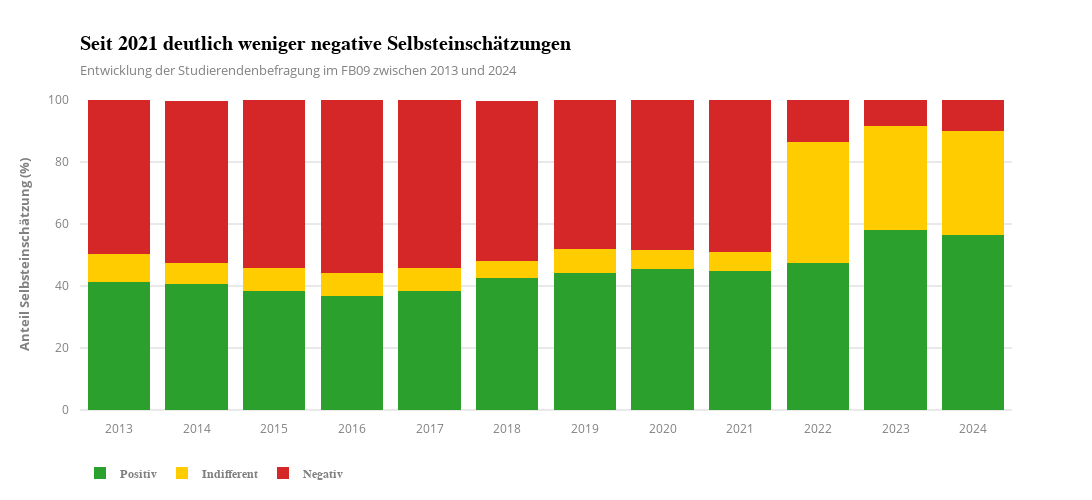

The notebook cell saved with this chart:
### Code cell
# Prepare data for stacked bar plot
df_leistung_melted = df_leistung.melt(
    id_vars="Jahr",
    var_name="Einschätzung",
    value_name="Prozent"
)

# Define color mapping
color_map = {
    "Positiv": "#2ca02c",        # Grün
    "Indifferent": "#ffcc00",    # Gelb
    "Negativ": "#d62728"         # Rot
}

# Mapping for shorter category names
label_map = {
    "Gewichteter Positiv (%)": "Positiv",
    "Gewichteter Indifferent (%)": "Indifferent",
    "Gewichteter Negativ (%)": "Negativ"
}

# Apply label mapping
df_leistung_melted["Einschätzung"] = df_leistung_melted["Einschätzung"].map(label_map)

# Create stacked bar chart
fig = px.bar(
    df_leistung_melted,
    x="Jahr",
    y="Prozent",
    color="Einschätzung",
    barmode="stack",
    title="Seit 2021 deutlich weniger negative Selbsteinschätzungen",
    subtitle="Entwicklung der Studierendenbefragung im FB09 zwischen 2013 und 2024",
    color_discrete_map=color_map,
    template="infoviz"
)

# Layout configuration
fig.update_layout(
    yaxis=dict(range=[0, 100], title="Anteil Selbsteinschätzung (%)"),
    xaxis=dict(title="", dtick=1),
    height=500,
    width=1500,
    legend=dict(
        title_text="",
        orientation="h",
        yanchor="bottom",
        y=-0.25,
        xanchor="left",
        x=0,
        font=dict(family="Arial", weight="bold", color="grey")
    )
)

fig.show()
fig.write_image("Plots/pdf/leistung1.pdf")

### Figure 1 — Plotly figure (JSON) as saved in the notebook; plotly's stock layout.template omitted (floating-point values rounded to 4 significant figures)
{"data": [{"hovertemplate": "Einschätzung=Positiv<br>Jahr=%{x}<br>Prozent=%{y}<extra></extra>", "legendgroup": "Positiv", "marker": {"color": "#2ca02c", "pattern": {"shape": ""}}, "name": "Positiv", "orientation": "v", "showlegend": true, "textposition": "auto", "type": "bar", "x": ["2013", "2014", "2015", "2016", "2017", "2018", "2019", "2020", "2021", "2022", "2023", "2024"], "xaxis": "x", "y": [41.38, 40.66, 38.47, 36.62, 38.49, 42.49, 44.33, 45.55, 44.84, 47.38, 58.06, 56.45], "yaxis": "y"}, {"hovertemplate": "Einschätzung=Indifferent<br>Jahr=%{x}<br>Prozent=%{y}<extra></extra>", "legendgroup": "Indifferent", "marker": {"color": "#ffcc00", "pattern": {"shape": ""}}, "name": "Indifferent", "orientation": "v", "showlegend": true, "textposition": "auto", "type": "bar", "x": ["2013", "2014", "2015", "2016", "2017", "2018", "2019", "2020", "2021", "2022", "2023", "2024"], "xaxis": "x", "y": [8.935, 6.868, 7.246, 7.603, 7.359, 5.663, 7.727, 6.032, 5.972, 39.08, 33.67, 33.71], "yaxis": "y"}, {"hovertemplate": "Einschätzung=Negativ<br>Jahr=%{x}<br>Prozent=%{y}<extra></extra>", "legendgroup": "Negativ", "marker": {"color": "#d62728", "pattern": {"shape": ""}}, "name": "Negativ", "orientation": "v", "showlegend": true, "textposition": "auto", "type": "bar", "x": ["2013", "2014", "2015", "2016", "2017", "2018", "2019", "2020", "2021", "2022", "2023", "2024"], "xaxis": "x", "y": [49.7, 52.25, 54.47, 55.74, 54.07, 51.66, 47.93, 48.35, 49.2, 13.8, 8.198, 9.739], "yaxis": "y"}], "layout": {"barmode": "stack", "height": 500, "legend": {"font": {"color": "grey", "family": "Arial", "weight": "bold"}, "orientation": "h", "title": {"text": ""}, "tracegroupgap": 0, "x": 0, "xanchor": "left", "y": -0.25, "yanchor": "bottom"}, "title": {"subtitle": {"text": "Entwicklung der Studierendenbefragung im FB09 zwischen 2013 und 2024"}, "text": "Seit 2021 deutlich weniger negative Selbsteinschätzungen"}, "width": 1500, "xaxis": {"anchor": "y", "domain": [0, 1], "dtick": 1, "title": {"text": ""}}, "yaxis": {"anchor": "x", "domain": [0, 1], "range": [0, 100], "title": {"text": "Anteil Selbsteinschätzung (%)"}}}}
